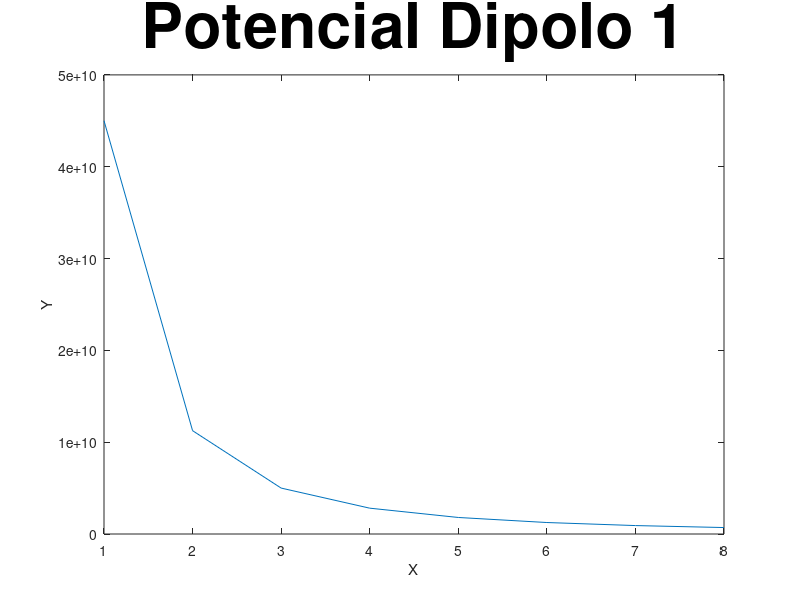
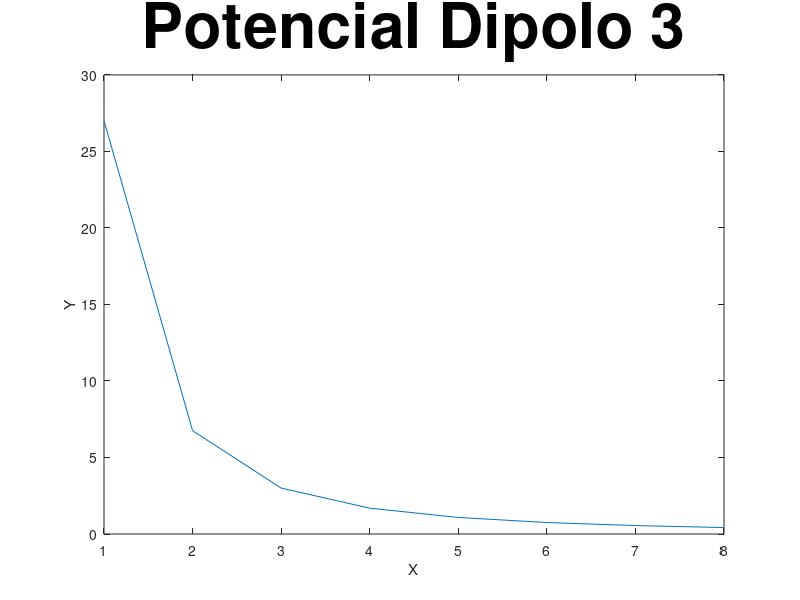
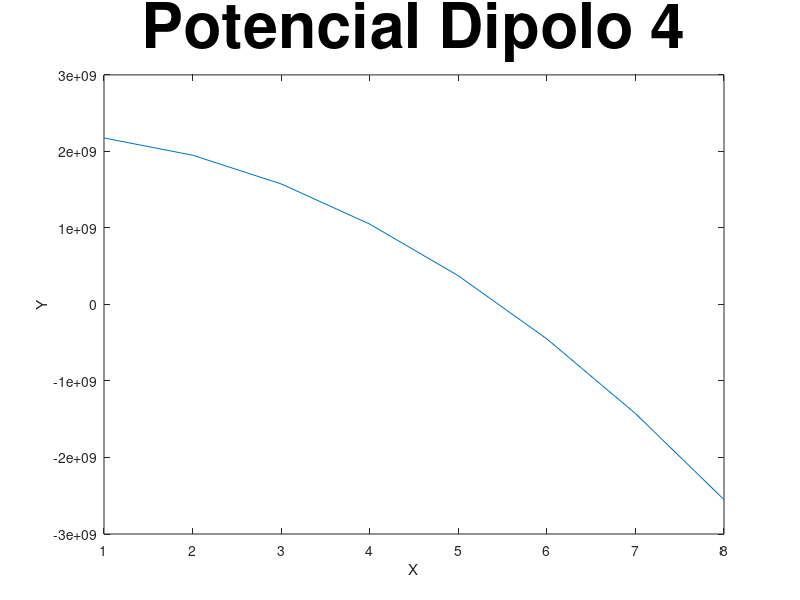
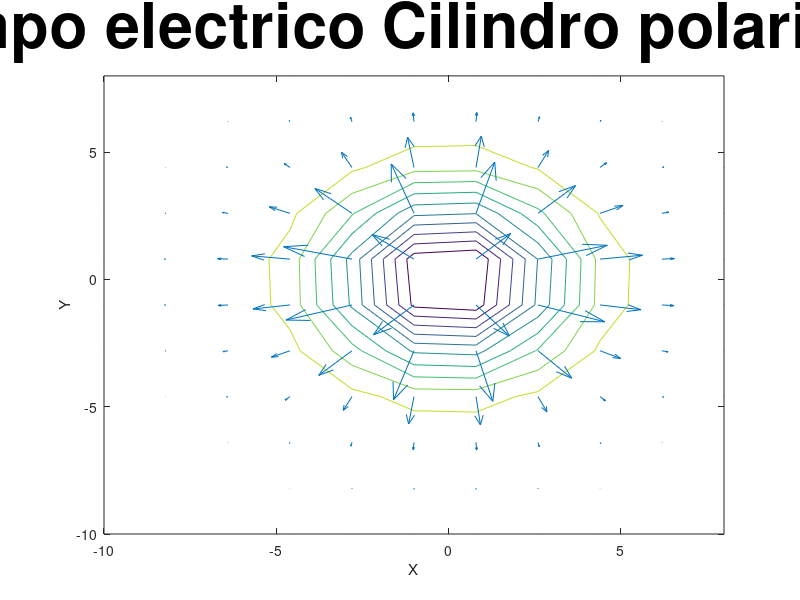

These figures' MATLAB source, in order:
#Proyecto de teor�a electromagn�tica
clear; close all; clc;
b = 8;
a = 1;
q1 = 1e-9;
q2 = 2e-9;
alp = 10;
epsilon = 8.84e-12;
Po = 5;

 x = 1:1:b;
  teta =2*pi
  phi =pi
  y = (Po.*((sin(teta)*cos(phi))+(sin(teta)*sin(phi))+(cos(teta))))./(epsilon.*(4.*pi).*(x.^2));

figure
plot(x,y)
  xlabel("X");
  ylabel("Y");
  zlabel("Z");
  title("Potencial Dipolo 1",'FontSize',45)
%Grafica Potencial dipolo 3
  x = 1:1:b;
  teta =2*pi
  phi =pi
  y = (a.*(q1+q2).*(cos(teta)))./(epsilon.*(4.*pi).*(x.^2));

figure
plot(x,y)
  xlabel("X");
  ylabel("Y");
  zlabel("Z");
  title("Potencial Dipolo 3",'FontSize',45)
%Grafica Potencial dipolo 4
  x = 1:1:b;
  y = ((1/4)-((x.^2/120).*(((3.*cos(teta).^2)-1)./2))).*((1)./(epsilon.*(4.*pi)));

figure
plot(x,y)
  xlabel("X");
  ylabel("Y");
  zlabel("Z");
  title("Potencial Dipolo 4",'FontSize',45)
%Grafica Campo electrico cilindro
for x = 0:b
  x = linspace(-10,b,11);
  y = x';
  f = (-exp(-(x.^2+y.^2)/alp))/epsilon;
  [px,py] = gradient(f);

endfor
  figure
  contour(x,y,f)
  hold on
  quiver(x,y,px,py)
  hold off
  xlabel("X");
 ylabel("Y");
 zlabel("Z");
 title("Campo electrico Cilindro polarizado",'FontSize',45);

%Grafica densidad volumetrica cilindro polarizado
r1 = linspace(a,b,11);
t = linspace(0,2*pi,11);
[R,T] = meshgrid(r1,t);
X = R.*cos(T);
Y = R.*sin(T);
F = ((-exp(-X.^2/7))./X).*(((2*X.^2)/7)-1);
figure

surf(X,Y,F,R)
colorbar
xlabel("X");
ylabel("Y");
zlabel("Z");
title("Densidad Volumetrica Cilindro polarizado",'FontSize',45);



%Grafica densidad volumetrica esfera polarizada
Q = 3e-9;
eps0 = 8.84e-12;
k = 20;
r1 = linspace(b,2*b,11);
t = linspace(0,2*pi,11);
[R,T] = meshgrid(r1,t);
X = R.*cos(T);
Y = R.*sin(T);
F = (3*X);
figure

surf(X,Y,F,R)
colorbar
xlabel("X");
ylabel("Y");
zlabel("Z");
title("Densidad Volumetrica esfera polarizada",'FontSize',45);

%Grafica D vs d
a = 1;
b = 8;
Q = 3e-9;
eps0 = 8.84e-12;
k = 20;
x = linspace(0,2*b,11);
y1 = (Q./(4*pi*x.^2));
figure
plot(x,y1);
xlabel("Distancia");
ylabel("Dezplazamiento");
title("Dezplazamiento Electrico Vs Distancia",'FontSize',45);


%Grafica Campo vs d
a = 1;
b = 8;
Q = 3e-9;
eps0 = 8.84e-12;
k = 20;
x1 = linspace(0,a,11);
y1 = 0;

x2 = linspace(a,b,11);
y2 = (Q./(4*pi*x.^2));

x3 = linspace(b,2*b,11);
y3 = (Q./(4*pi*x.^2))+((k.*x)./eps0);

x4 = linspace(2*b,30,11);
y4 = (Q./(4*pi*x.^2))+((k.*x)./eps0);
figure

subplot(2,2,1);
plot(x1,y1);
xlabel("Distancia de 0 < a");
ylabel("Campo electrico");
title("Campo Electrico Vs Distancia",'FontSize',25);
subplot(2,2,2);
plot(x2,y2);
xlabel("Distancia de a < r < b");
ylabel("Campo electrico");
title("Campo Electrico Vs Distancia",'FontSize',25);
subplot(2,2,3);
plot(x3,y3);
xlabel("Distancia de b < r < 2b");
ylabel("Campo electrico");
title("Campo Electrico Vs Distancia",'FontSize',25);
subplot(2,2,4);
plot(x4,y4);
xlabel("Distancia de r > 2b");
ylabel("Campo electrico");
title("Campo Electrico Vs Distancia",'FontSize',25);
